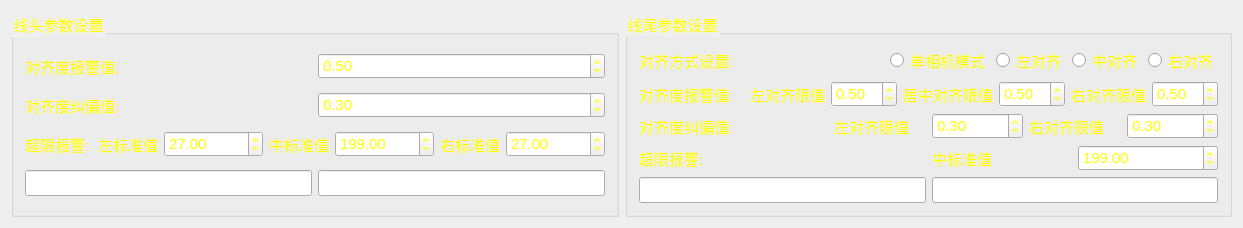
<?xml version="1.0" encoding="UTF-8"?>
<ui version="4.0">
 <class>ResultSetting</class>
 <widget class="QWidget" name="ResultSetting">
  <property name="geometry">
   <rect>
    <x>0</x>
    <y>0</y>
    <width>1243</width>
    <height>192</height>
   </rect>
  </property>
  <property name="windowTitle">
   <string>ResultSetting</string>
  </property>
  <property name="styleSheet">
   <string notr="true">color:yellow;　　　　　　　　　　　　 
　　　　　　　　

</string>
  </property>
  <layout class="QHBoxLayout" name="horizontalLayout_25">
   <item>
    <widget class="QGroupBox" name="groupBox">
     <property name="styleSheet">
      <string notr="true">font-size:15px; </string>
     </property>
     <property name="title">
      <string>线头参数设置</string>
     </property>
     <layout class="QVBoxLayout" name="verticalLayout" stretch="0,0,0,0">
      <item>
       <layout class="QHBoxLayout" name="horizontalLayout_3">
        <item>
         <widget class="QLabel" name="label">
          <property name="styleSheet">
           <string notr="true">font-size:15px; </string>
          </property>
          <property name="text">
           <string>对齐度报警值:</string>
          </property>
         </widget>
        </item>
        <item>
         <widget class="QDoubleSpinBox" name="spinBox_head_alignment">
          <property name="maximum">
           <double>1000.000000000000000</double>
          </property>
          <property name="singleStep">
           <double>10.000000000000000</double>
          </property>
          <property name="value">
           <double>0.500000000000000</double>
          </property>
         </widget>
        </item>
       </layout>
      </item>
      <item>
       <layout class="QHBoxLayout" name="horizontalLayout_19">
        <item>
         <widget class="QLabel" name="label_11">
          <property name="styleSheet">
           <string notr="true">font-size:15px; </string>
          </property>
          <property name="text">
           <string>对齐度纠偏值:</string>
          </property>
         </widget>
        </item>
        <item>
         <widget class="QDoubleSpinBox" name="spinBox_head_alignment_2">
          <property name="maximum">
           <double>1000.000000000000000</double>
          </property>
          <property name="singleStep">
           <double>10.000000000000000</double>
          </property>
          <property name="value">
           <double>0.300000000000000</double>
          </property>
         </widget>
        </item>
       </layout>
      </item>
      <item>
       <layout class="QHBoxLayout" name="horizontalLayout_11">
        <item>
         <widget class="QLabel" name="label_10">
          <property name="text">
           <string>超限报警:</string>
          </property>
         </widget>
        </item>
        <item>
         <layout class="QHBoxLayout" name="horizontalLayout_8">
          <item>
           <widget class="QLabel" name="label_7">
            <property name="text">
             <string>左标准值</string>
            </property>
           </widget>
          </item>
          <item>
           <widget class="QDoubleSpinBox" name="spinBox_head_left_warning">
            <property name="maximum">
             <double>100000.000000000000000</double>
            </property>
            <property name="singleStep">
             <double>50.000000000000000</double>
            </property>
            <property name="value">
             <double>27.000000000000000</double>
            </property>
           </widget>
          </item>
         </layout>
        </item>
        <item>
         <layout class="QHBoxLayout" name="horizontalLayout_9">
          <item>
           <widget class="QLabel" name="label_8">
            <property name="text">
             <string>中标准值</string>
            </property>
           </widget>
          </item>
          <item>
           <widget class="QDoubleSpinBox" name="spinBox_head_middle_warning">
            <property name="maximum">
             <double>100000.000000000000000</double>
            </property>
            <property name="singleStep">
             <double>50.000000000000000</double>
            </property>
            <property name="value">
             <double>199.000000000000000</double>
            </property>
           </widget>
          </item>
         </layout>
        </item>
        <item>
         <layout class="QHBoxLayout" name="horizontalLayout_10">
          <item>
           <widget class="QLabel" name="label_9">
            <property name="text">
             <string>右标准值</string>
            </property>
           </widget>
          </item>
          <item>
           <widget class="QDoubleSpinBox" name="spinBox_head_right_warning">
            <property name="maximum">
             <double>100000.000000000000000</double>
            </property>
            <property name="value">
             <double>27.000000000000000</double>
            </property>
           </widget>
          </item>
         </layout>
        </item>
       </layout>
      </item>
      <item>
       <layout class="QHBoxLayout" name="horizontalLayout_12">
        <item>
         <widget class="QLineEdit" name="lineEdit_head_test"/>
        </item>
        <item>
         <widget class="QLineEdit" name="lineEdit_head_show"/>
        </item>
       </layout>
      </item>
     </layout>
    </widget>
   </item>
   <item>
    <widget class="QGroupBox" name="groupBox_2">
     <property name="layoutDirection">
      <enum>Qt::LeftToRight</enum>
     </property>
     <property name="styleSheet">
      <string notr="true">font-size:15px; </string>
     </property>
     <property name="title">
      <string>线尾参数设置</string>
     </property>
     <layout class="QGridLayout" name="gridLayout_2">
      <item row="3" column="0">
       <layout class="QHBoxLayout" name="horizontalLayout_15">
        <item>
         <widget class="QLabel" name="label_14">
          <property name="text">
           <string>超限报警:</string>
          </property>
         </widget>
        </item>
        <item>
         <layout class="QHBoxLayout" name="horizontalLayout_17">
          <item>
           <widget class="QLabel" name="label_16">
            <property name="text">
             <string>中标准值</string>
            </property>
           </widget>
          </item>
          <item>
           <widget class="QDoubleSpinBox" name="spinBox_end_middle_warning">
            <property name="maximum">
             <double>1000.000000000000000</double>
            </property>
            <property name="value">
             <double>199.000000000000000</double>
            </property>
           </widget>
          </item>
         </layout>
        </item>
       </layout>
      </item>
      <item row="0" column="0">
       <layout class="QHBoxLayout" name="horizontalLayout_2">
        <property name="spacing">
         <number>6</number>
        </property>
        <item>
         <widget class="QLabel" name="label_5">
          <property name="styleSheet">
           <string notr="true">font-size:15px; </string>
          </property>
          <property name="text">
           <string>对齐方式设置:</string>
          </property>
         </widget>
        </item>
        <item>
         <layout class="QHBoxLayout" name="horizontalLayout_4">
          <item>
           <widget class="QRadioButton" name="radioButton">
            <property name="text">
             <string>单相机模式</string>
            </property>
           </widget>
          </item>
          <item>
           <widget class="QRadioButton" name="radioButton_left">
            <property name="text">
             <string>左对齐</string>
            </property>
           </widget>
          </item>
          <item>
           <widget class="QRadioButton" name="radioButton_middle">
            <property name="styleSheet">
             <string notr="true"/>
            </property>
            <property name="text">
             <string>中对齐</string>
            </property>
           </widget>
          </item>
          <item>
           <widget class="QRadioButton" name="radioButton_right">
            <property name="text">
             <string>右对齐</string>
            </property>
           </widget>
          </item>
         </layout>
        </item>
       </layout>
      </item>
      <item row="4" column="0">
       <layout class="QHBoxLayout" name="horizontalLayout_13">
        <item>
         <widget class="QLineEdit" name="lineEdit_end_text"/>
        </item>
        <item>
         <widget class="QLineEdit" name="lineEdit_end_show"/>
        </item>
       </layout>
      </item>
      <item row="1" column="0">
       <layout class="QHBoxLayout" name="horizontalLayout" stretch="0,0,0,0">
        <item>
         <widget class="QLabel" name="label_6">
          <property name="text">
           <string>对齐度报警值:</string>
          </property>
         </widget>
        </item>
        <item>
         <layout class="QHBoxLayout" name="horizontalLayout_7">
          <item>
           <widget class="QLabel" name="label_3">
            <property name="styleSheet">
             <string notr="true">font-size:15px; </string>
            </property>
            <property name="text">
             <string>左对齐限值</string>
            </property>
           </widget>
          </item>
          <item>
           <widget class="QDoubleSpinBox" name="spinBox_end_left_alignment">
            <property name="value">
             <double>0.500000000000000</double>
            </property>
           </widget>
          </item>
         </layout>
        </item>
        <item>
         <layout class="QHBoxLayout" name="horizontalLayout_6">
          <item>
           <widget class="QLabel" name="label_4">
            <property name="styleSheet">
             <string notr="true">font-size:15px; </string>
            </property>
            <property name="text">
             <string>居中对齐限值</string>
            </property>
           </widget>
          </item>
          <item>
           <widget class="QDoubleSpinBox" name="spinBox_end_middle_alignment">
            <property name="value">
             <double>0.500000000000000</double>
            </property>
           </widget>
          </item>
         </layout>
        </item>
        <item>
         <layout class="QHBoxLayout" name="horizontalLayout_5">
          <item>
           <widget class="QLabel" name="label_2">
            <property name="styleSheet">
             <string notr="true">font-size:15px; </string>
            </property>
            <property name="text">
             <string>右对齐限值</string>
            </property>
           </widget>
          </item>
          <item>
           <widget class="QDoubleSpinBox" name="spinBox_end_right_alignment">
            <property name="value">
             <double>0.500000000000000</double>
            </property>
           </widget>
          </item>
         </layout>
        </item>
       </layout>
      </item>
      <item row="2" column="0">
       <layout class="QHBoxLayout" name="horizontalLayout_21" stretch="0,0,0">
        <item>
         <widget class="QLabel" name="label_18">
          <property name="text">
           <string>对齐度纠偏值:</string>
          </property>
         </widget>
        </item>
        <item>
         <layout class="QHBoxLayout" name="horizontalLayout_22">
          <item>
           <widget class="QLabel" name="label_19">
            <property name="styleSheet">
             <string notr="true">font-size:15px; </string>
            </property>
            <property name="text">
             <string>左对齐限值</string>
            </property>
           </widget>
          </item>
          <item>
           <widget class="QDoubleSpinBox" name="spinBox_end_left_alignment_3">
            <property name="value">
             <double>0.300000000000000</double>
            </property>
           </widget>
          </item>
         </layout>
        </item>
        <item>
         <layout class="QHBoxLayout" name="horizontalLayout_24">
          <item>
           <widget class="QLabel" name="label_21">
            <property name="styleSheet">
             <string notr="true">font-size:15px; </string>
            </property>
            <property name="text">
             <string>右对齐限值</string>
            </property>
           </widget>
          </item>
          <item>
           <widget class="QDoubleSpinBox" name="spinBox_end_right_alignment_3">
            <property name="value">
             <double>0.300000000000000</double>
            </property>
           </widget>
          </item>
         </layout>
        </item>
       </layout>
      </item>
     </layout>
    </widget>
   </item>
  </layout>
 </widget>
 <layoutdefault spacing="6" margin="11"/>
 <resources/>
 <connections/>
</ui>
